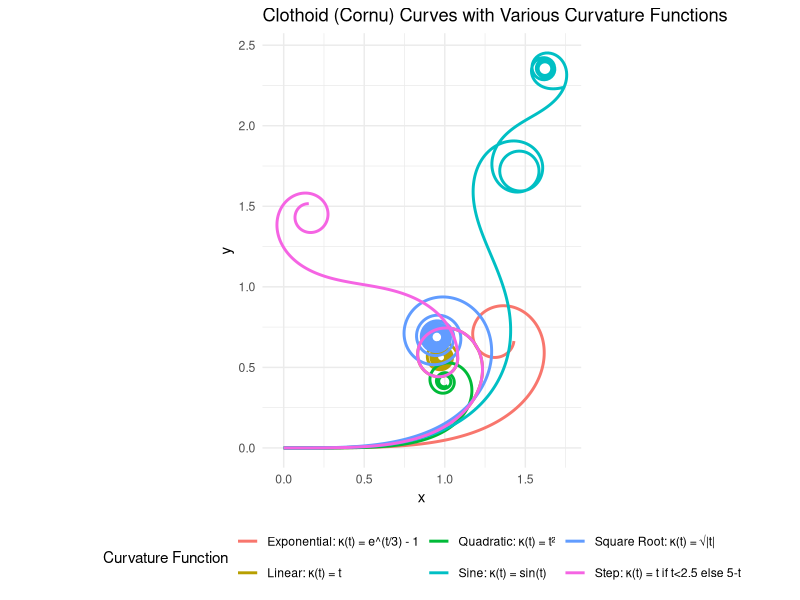
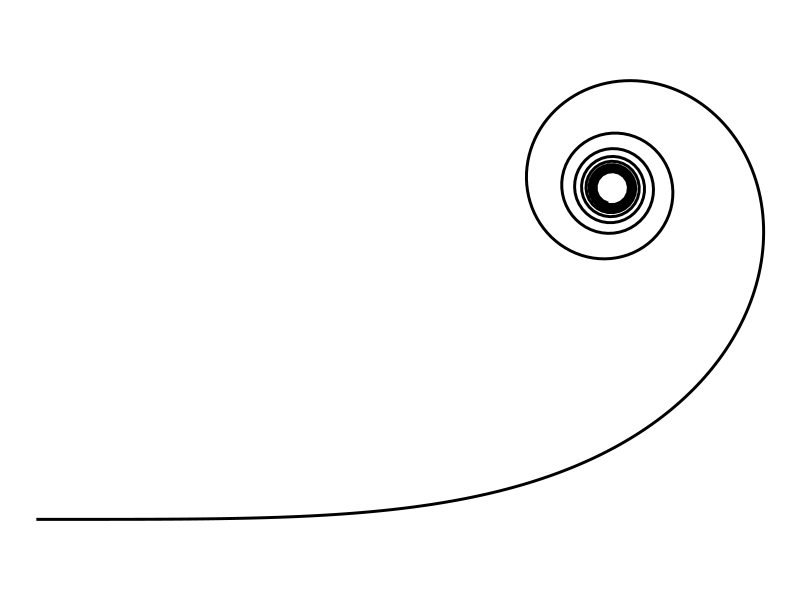
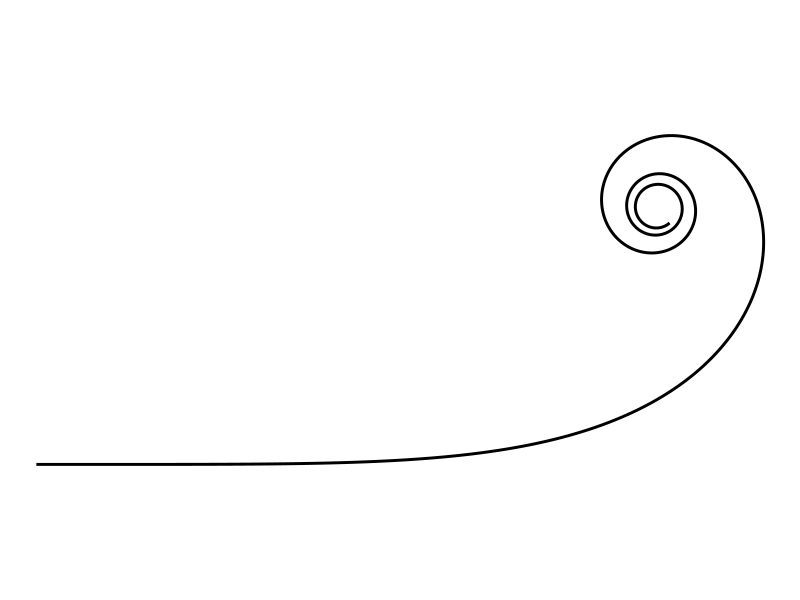
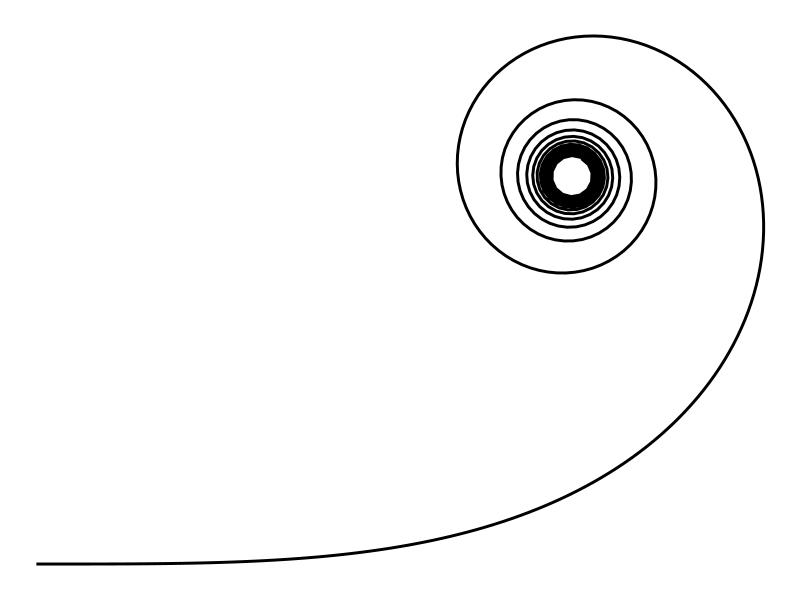
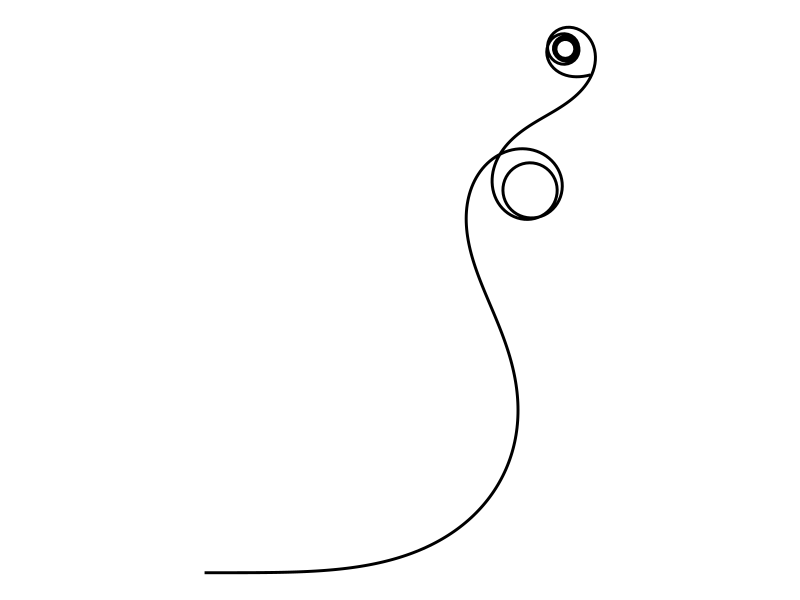
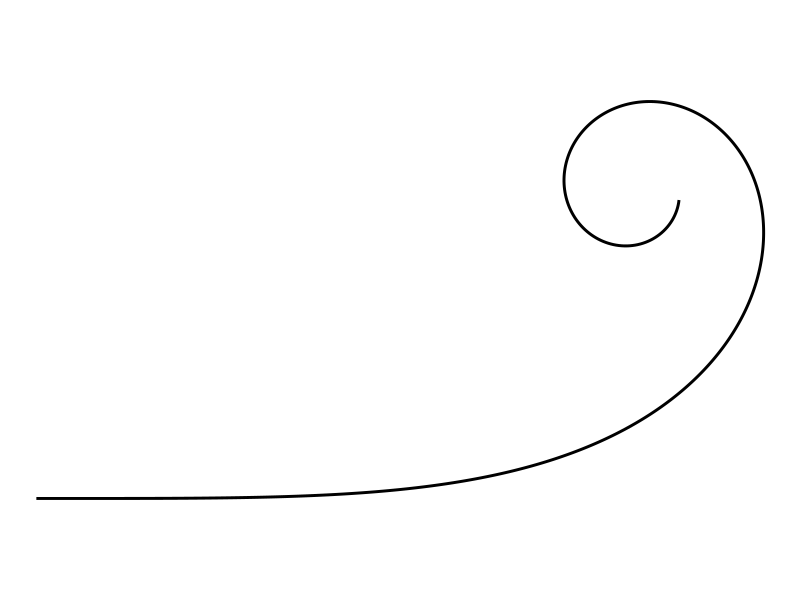
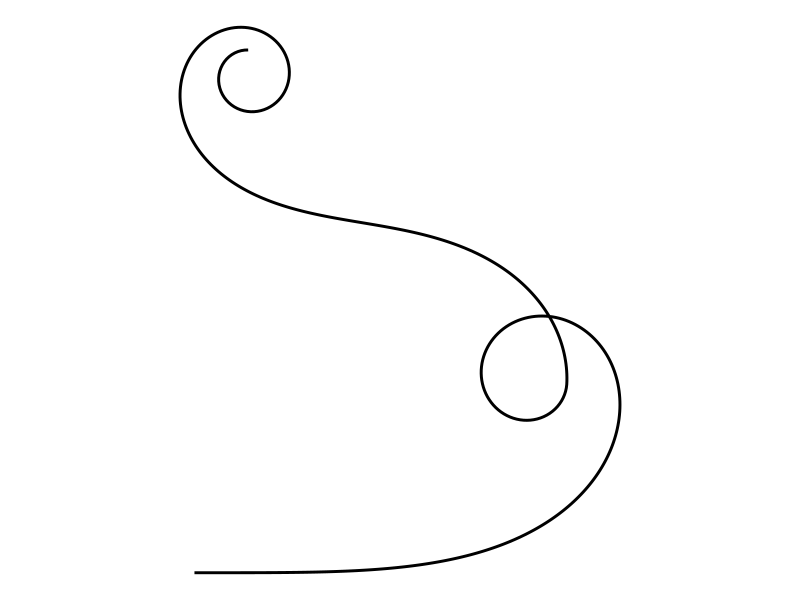

Write the R code that produced these figures, in order.
# Required libraries
library(ggplot2)

# Fresnel integrals using numerical integration
fresnel <- function(t, kappa_func = function(s) s) {
  # x(t) = integral from 0 to t of cos(kappa(s) * s^2 / 2) ds
  # y(t) = integral from 0 to t of sin(kappa(s) * s^2 / 2) ds
  
  integrate_numerically <- function(f, from, to, steps = 1000) {
    s <- seq(from, to, length.out = steps)
    h <- (to - from) / (steps - 1)
    sum(f(s)) * h
  }
  
  x <- integrate_numerically(function(s) cos(kappa_func(s) * s^2 / 2), 0, t)
  y <- integrate_numerically(function(s) sin(kappa_func(s) * s^2 / 2), 0, t)
  
  return(c(x, y))
}

# Generate points for the clothoid
generate_clothoid <- function(t_max, steps = 500, kappa_func = function(s) s) {
  t_values <- seq(0, t_max, length.out = steps)
  points <- sapply(t_values, function(t) fresnel(t, kappa_func))
  return(data.frame(t = t_values, x = points[1,], y = points[2,]))
}

# Different curvature functions (kappa(t))
kappa_linear <- function(s) s  # Standard clothoid: kappa(s) = s
kappa_quadratic <- function(s) s^2  # Quadratic variation: kappa(s) = s²
kappa_sqrt <- function(s) sqrt(abs(s))  # Square root variation: kappa(s) = √|s|
kappa_sine <- function(s) sin(s)  # Sinusoidal variation: kappa(s) = sin(s)

# Generate data for different curvature functions
clothoid_standard <- generate_clothoid(5, kappa_func = kappa_linear)
clothoid_standard$type <- "Linear: κ(t) = t"

clothoid_quadratic <- generate_clothoid(2.5, kappa_func = kappa_quadratic)
clothoid_quadratic$type <- "Quadratic: κ(t) = t²"

clothoid_sqrt <- generate_clothoid(8, kappa_func = kappa_sqrt)
clothoid_sqrt$type <- "Square Root: κ(t) = √|t|"

clothoid_sine <- generate_clothoid(8, kappa_func = kappa_sine)
clothoid_sine$type <- "Sine: κ(t) = sin(t)"


# Combine datasets
all_clothoids <- rbind(clothoid_standard, clothoid_quadratic, clothoid_sqrt, clothoid_sine)

# Additional curvature functions
kappa_exp <- function(s) exp(s/3) - 1  # Exponential: κ(t) = e^(t/3) - 1
kappa_step <- function(s) ifelse(s < 2.5, s, 5 - s)  # Step function

# Generate data
clothoid_exp <- generate_clothoid(3, kappa_func = kappa_exp)
clothoid_exp$type <- "Exponential: κ(t) = e^(t/3) - 1"

clothoid_step <- generate_clothoid(5, kappa_func = kappa_step)
clothoid_step$type <- "Step: κ(t) = t if t<2.5 else 5-t"

# Add to combined dataset
all_clothoids <- rbind(all_clothoids, clothoid_exp, clothoid_step)

# Plot with ggplot2
p <- ggplot(all_clothoids, aes(x, y, color = type)) +
  geom_path(size = 1) +
  theme_minimal() +
  labs(title = "Clothoid (Cornu) Curves with Various Curvature Functions",
       x = "x", y = "y", color = "Curvature Function") +
  coord_equal() +  # Equal scaling for x and y axes
  theme(legend.position = "bottom")

print(p)

# Save each curve as a separate SVG
curve_list <- list(
  clothoid_standard,
  clothoid_quadratic,
  clothoid_sqrt,
  clothoid_sine,
  clothoid_exp,
  clothoid_step
)
curve_names <- c(
  "linear",
  "quadratic",
  "sqrt",
  "sine",
  "exp",
  "step"
)

for (i in seq_along(curve_list)) {
  p <- ggplot(curve_list[[i]], aes(x, y)) +
    geom_path(size = 1) +
    theme_void() +
    coord_equal()
  ggsave(
    filename = paste0(curve_names[i], ".svg"),
    plot = p,
    width = 6, height = 6, units = "in"
  )
}